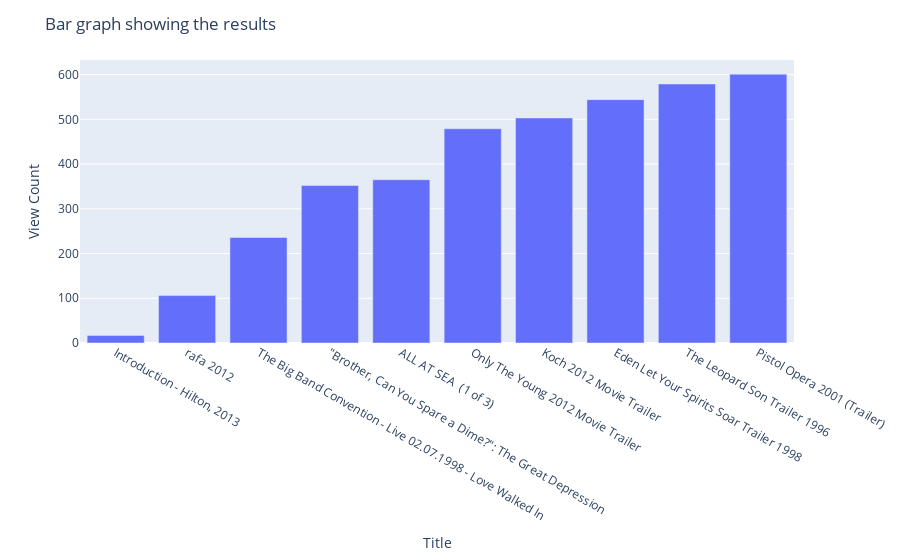

Write notebook code for a chart like this one.
### Code cell
# Sort the dataframe by values in descending order
df_sorted_view_count = concatenated_df.sort_values(by='View Count')

# Create an interactive histogram using Plotly
fig = px.bar(df_sorted_view_count[:10], x='title', y='View Count')

# Customize the plot
fig.update_layout(
    title='Bar graph showing the results',
    xaxis_title='Title',
    yaxis_title='View Count'
)
# Display the histogram
fig.show()

### Figure 1 — Plotly figure (JSON) as saved in the notebook; plotly's stock layout.template omitted (floating-point values rounded to 4 significant figures)
{"data": [{"alignmentgroup": "True", "hovertemplate": "title=%{x}<br>View Count=%{y}<extra></extra>", "legendgroup": "", "marker": {"color": "#636efa", "pattern": {"shape": ""}}, "name": "", "offsetgroup": "", "orientation": "v", "showlegend": false, "textposition": "auto", "type": "bar", "x": ["Introduction - Hilton, 2013", "rafa 2012", "The Big Band Convention - Live 02.07.1998 - Love Walked In", "\"Brother, Can You Spare a Dime?\": The Great Depression", "ALL AT SEA  (1 of 3)", "Only The Young 2012 Movie Trailer", "Koch 2012 Movie Trailer", "Eden Let Your Spirits Soar Trailer 1998", "The Leopard Son Trailer 1996", "Pistol Opera 2001 (Trailer)"], "xaxis": "x", "y": [17, 106, 236, 352, 365, 479, 503, 544, 579, 601], "yaxis": "y"}], "layout": {"barmode": "relative", "legend": {"tracegroupgap": 0}, "margin": {"t": 60}, "title": {"text": "Bar graph showing the results"}, "xaxis": {"anchor": "y", "domain": [0, 1], "title": {"text": "Title"}}, "yaxis": {"anchor": "x", "domain": [0, 1], "title": {"text": "View Count"}}}}
